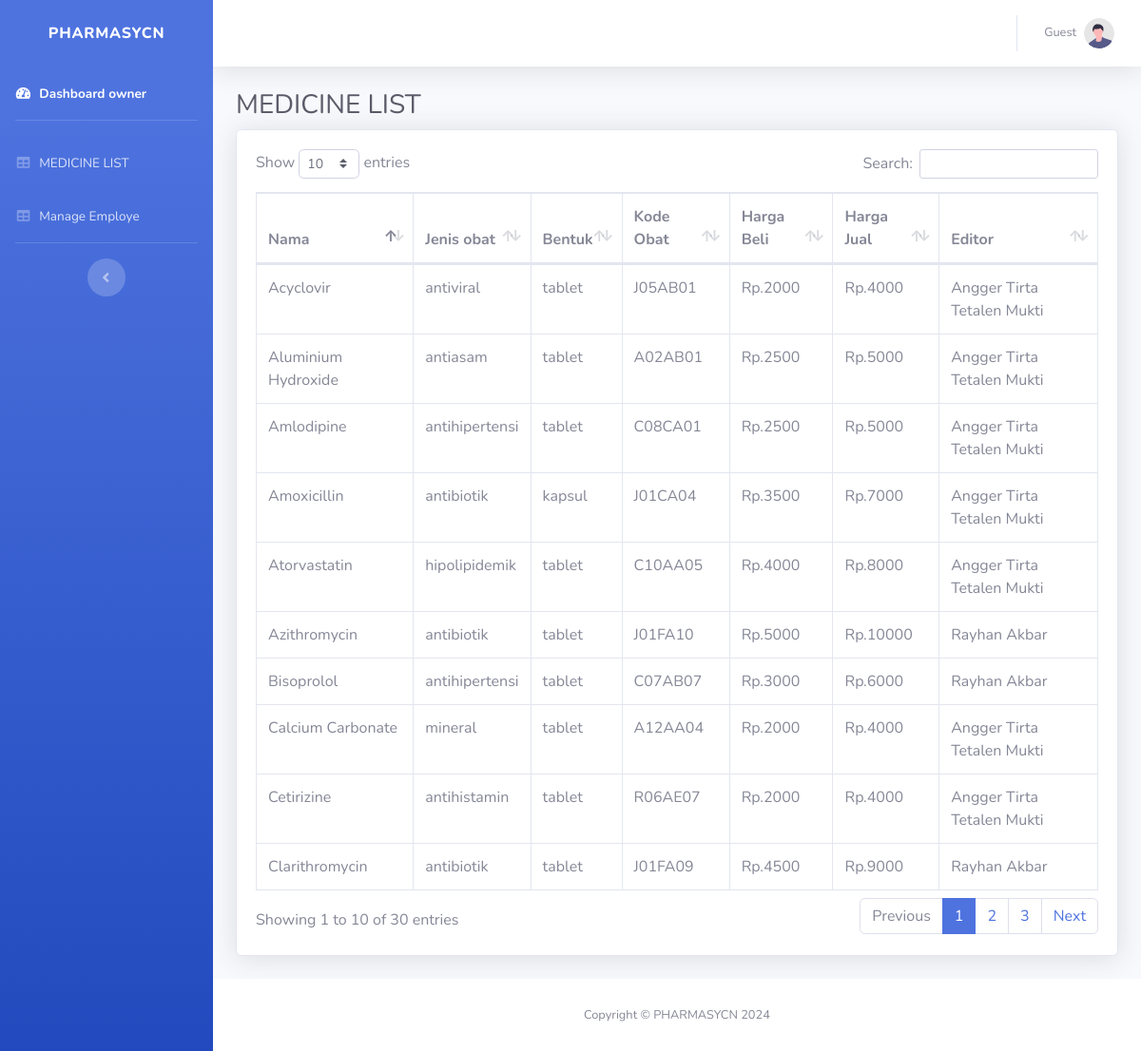
/Ownnerlistobat.php, run on the app's committed database.
### tables this page shows
CREATE TABLE `obat` (
  `id_obat` int(11) NOT NULL,
  `nama_obat` varchar(30) NOT NULL,
  `jenis_obat` varchar(20) NOT NULL,
  `dosis` varchar(20) NOT NULL,
  `bentuk` varchar(20) NOT NULL,
  `stock` int(11) NOT NULL,
  `kodeobat` varchar(20) NOT NULL,
  `harga_beli` double NOT NULL,
  `harga_jual` double NOT NULL,
  `editor` varchar(30) NOT NULL
);

### Ownnerlistobat.php (the view, shortened to what this page needs)
<?php
    require 'Fungction.php';
    $name = isset($_SESSION['name']) ? $_SESSION['name'] : 'Guest';
?>
<!DOCTYPE html>
<html lang="en">
<head>
    <link href="vendor/fontawesome-free/css/all.min.css" rel="stylesheet" type="text/css">
    <link href="css/sb-admin-2.min.css" rel="stylesheet">
    <link href="vendor/datatables/dataTables.bootstrap4.min.css" rel="stylesheet">
</head>
<body id="page-top">
    <div id="wrapper">
        <ul class="navbar-nav bg-gradient-primary sidebar sidebar-dark accordion" id="accordionSidebar">
            <a class="sidebar-brand d-flex align-items-center justify-content-center" href="owner.php">
                <div class="sidebar-brand-text mx-3">PHARMASYCN</div>
            </a>
            <li class="nav-item active">
                <a class="nav-link" href="owner.php">
                    <i class="fas fa-fw fa-tachometer-alt"></i>
                    <span>Dashboard owner</span></a>
            </li>
            <hr class="sidebar-divider">
            <li class="nav-item">
                <a class="nav-link" href="Ownnerlistobat.php">
                    <i class="fas fa-fw fa-table"></i>
                    <span>MEDICINE LIST</span></a>
            </li>
            <li class="nav-item">
                <a class="nav-link" href="manageEmploye.php">
                    <i class="fas fa-fw fa-table"></i>
                    <span>Manage Employe</span></a>
            </li>
            <hr class="sidebar-divider d-none d-md-block">
            <div class="text-center d-none d-md-inline">
                <button class="rounded-circle border-0" id="sidebarToggle"></button>
            </div>
        </ul>
        <div id="content-wrapper" class="d-flex flex-column">
            <div id="content">
                <nav class="navbar navbar-expand navbar-light bg-white topbar mb-4 static-top shadow">
                    <ul class="navbar-nav ml-auto">
                        <li class="nav-item dropdown no-arrow">
                            <a class="nav-link dropdown-toggle" href="#" id="userDropdown" role="button"
                                data-toggle="dropdown" aria-haspopup="true" aria-expanded="false">
                                <span class="mr-2 d-none d-lg-inline text-gray-600 small"><?php echo htmlspecialchars($name); ?></span>
                                <img class="img-profile rounded-circle"
                                    src="img/undraw_profile.svg">
                            </a>
                        </li>
                    </ul>
                </nav>
                <div class="container-fluid">
                    <h1 class="h3 mb-2 text-gray-800">MEDICINE LIST</h1>
                    <div class="card shadow mb-4">
                        <div class="card-body">
                        <div class="table-responsive">
                                <table class="table table-bordered" id="dataTable" width="100%" cellspacing="0">
                                    <thead>
                                        <tr>
                                            <th>Nama</th>
                                            <th>Jenis obat</th>
                                            <th>Bentuk</th>
                                            <th>Kode Obat</th>
                                            <th>Harga Beli</th>
                                            <th>Harga Jual</th>
                                            <th>Editor</th>
                                        </tr>
                                    </thead>
                                    <tbody>
                                        <?php
                                            $ambildataobat = mysqli_query($conn, "SELECT * FROM obat");
                                            while ($fetcharray = mysqli_fetch_array($ambildataobat)){
                                                $Nama = $fetcharray['nama_obat'];
                                                $Jenis = $fetcharray['jenis_obat'];
                                                $bentuk = $fetcharray['bentuk'];
                                                $kodeobat = $fetcharray['kodeobat'];
                                                $harga_beli = $fetcharray['harga_beli'];
                                                $harga_jual = $fetcharray['harga_jual'];
                                                $editor = $fetcharray['editor'];
                                        ?>
                                        <tr>
                                            <td><?=$Nama;?></td>
                                            <td><?=$Jenis;?></td>
                                            <td><?=$bentuk;?></td>
                                            <td><?=$kodeobat;?></td>
                                            <td>Rp.<?=$harga_beli;?></td>
                                            <td>Rp.<?=$harga_jual;?></td>
                                            <td><?=$editor;?></td>
                                        </tr>
                                        <?php
                                            }
                                        ?>
                                    </tbody>
                                </table>
                            </div>
                        </div>
                    </div>
                </div>
            </div>
            <footer class="sticky-footer bg-white">
                <div class="container my-auto">
                    <div class="copyright text-center my-auto">
                    <span>Copyright &copy; PHARMASYCN 2024</span>
                    </div>
                </div>
            </footer>
        </div>
    </div>
</body>
</html>

### data on the page
obat: nama_obat "Cetirizine", jenis_obat "antihistamin", bentuk "tablet", kodeobat "R06AE07", harga_beli "2000", harga_jual "4000", editor "Angger Tirta Tetalen Mukti"
obat: nama_obat "Amoxicillin", jenis_obat "antibiotik", bentuk "kapsul", kodeobat "J01CA04", harga_beli "3500", harga_jual "7000", editor "Angger Tirta Tetalen Mukti"
obat: nama_obat "Clarithromycin", jenis_obat "antibiotik", bentuk "tablet", kodeobat "J01FA09", harga_beli "4500", harga_jual "9000", editor "Rayhan Akbar"
obat: nama_obat "Azithromycin", jenis_obat "antibiotik", bentuk "tablet", kodeobat "J01FA10", harga_beli "5000", harga_jual "10000", editor "Rayhan Akbar"
obat: nama_obat "Acyclovir", jenis_obat "antiviral", bentuk "tablet", kodeobat "J05AB01", harga_beli "2000", harga_jual "4000", editor "Angger Tirta Tetalen Mukti"
obat: nama_obat "Calcium Carbonate", jenis_obat "mineral", bentuk "tablet", kodeobat "A12AA04", harga_beli "2000", harga_jual "4000", editor "Angger Tirta Tetalen Mukti"
obat: nama_obat "Aluminium Hydroxide", jenis_obat "antiasam", bentuk "tablet", kodeobat "A02AB01", harga_beli "2500", harga_jual "5000", editor "Angger Tirta Tetalen Mukti"
obat: nama_obat "Atorvastatin", jenis_obat "hipolipidemik", bentuk "tablet", kodeobat "C10AA05", harga_beli "4000", harga_jual "8000", editor "Angger Tirta Tetalen Mukti"
obat: nama_obat "Amlodipine", jenis_obat "antihipertensi", bentuk "tablet", kodeobat "C08CA01", harga_beli "2500", harga_jual "5000", editor "Angger Tirta Tetalen Mukti"
obat: nama_obat "Bisoprolol", jenis_obat "antihipertensi", bentuk "tablet", kodeobat "C07AB07", harga_beli "3000", harga_jual "6000", editor "Rayhan Akbar"

### other printed values
$name "Guest"
